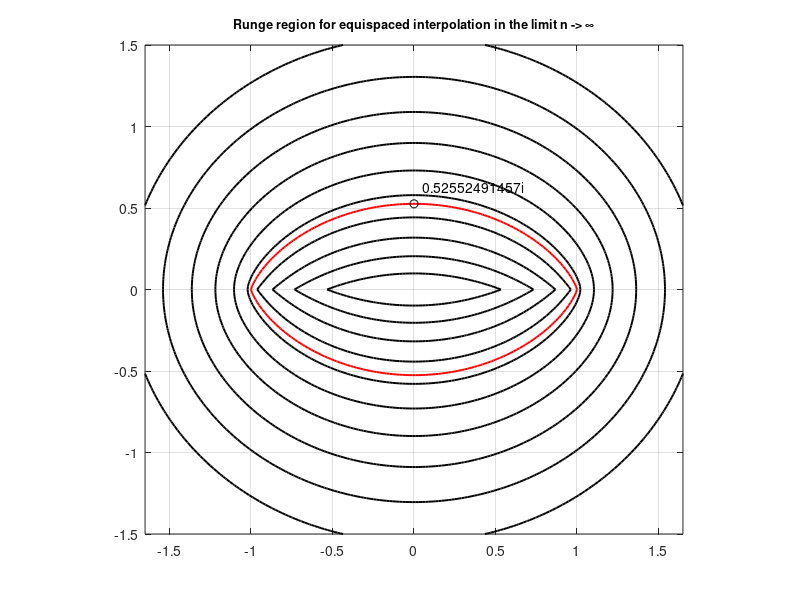
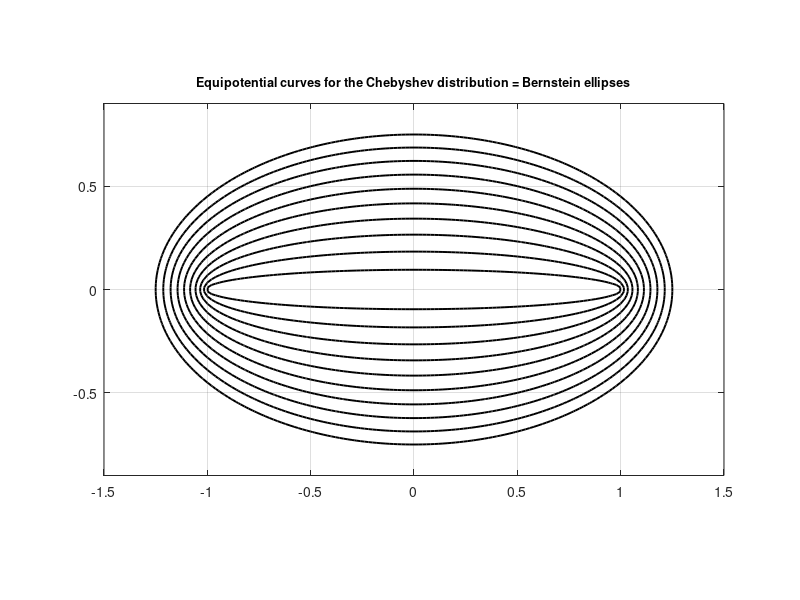

Write the MATLAB code that produced these figures, in order.
FS='FontSize';
x1 = -1.65:.02:1.65; y1 = -1.5:.02:1.5;
[xx,yy] = meshgrid(x1,y1); ss = xx+1i*yy;
u = @(s) -1 + 0.5*real((s+1).*log(s+1)-(s-1).*log(s-1));
hold off
cval = linspace(-1,0.5,11);
contour(x1,y1,u(ss),cval,'k','linewidth',1.4)
hold on
contour(x1,y1,u(ss),(-1+log(2))*[1 1],'r','linewidth',1.4)
%set(gca,'xtick',-2:.5:2,'ytick',-.5:.5:.5), grid on
ylim([-1.5 1.5]), axis equal, grid on
hold on, plot(.5255i,'ok')
text(0.05,.63,'0.52552491457i')
title(['Runge region for equispaced interpolation ' ...
       'in the limit n -> \infty'],FS,9)
hold off
print -dpdf 'equipot_uniform.pdf'

figure()
u = @(s) log(abs(s+1i*sign(imag(s)).*sqrt(1-s.^2))) - log(2);
xgrid = -1.5:.02:1.5; ygrid = -0.91:.02:0.91;
[xx,yy] = meshgrid(xgrid,ygrid); ss = xx+1i*yy; uss = u(ss);
levels = -log(2) + log(1.1:0.1:2);
hold off, contour(xgrid,ygrid,uss,levels,'k','linewidth',1.4)
ylim([-0.9,0.9]), grid on, axis equal, FS = 'fontsize';
title(['Equipotential curves for the Chebyshev ' ...
            'distribution = Bernstein ellipses'],FS,9)
print -dpdf 'equipot_chebyshev.pdf'
